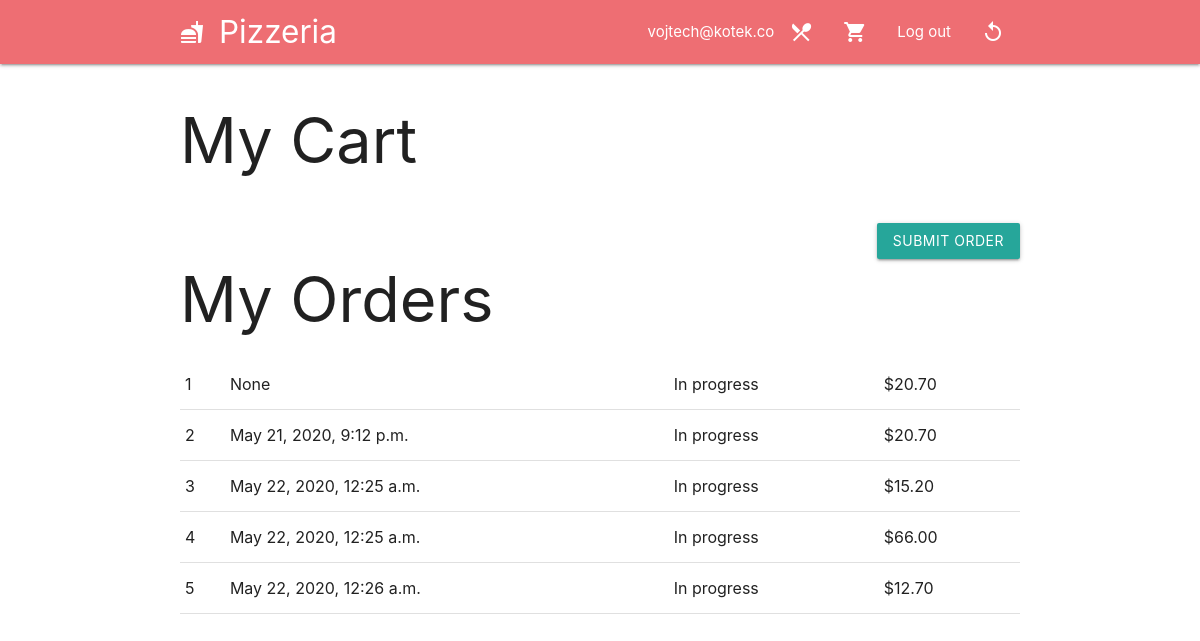
The page /cart (signed in) on the database as committed earlier.
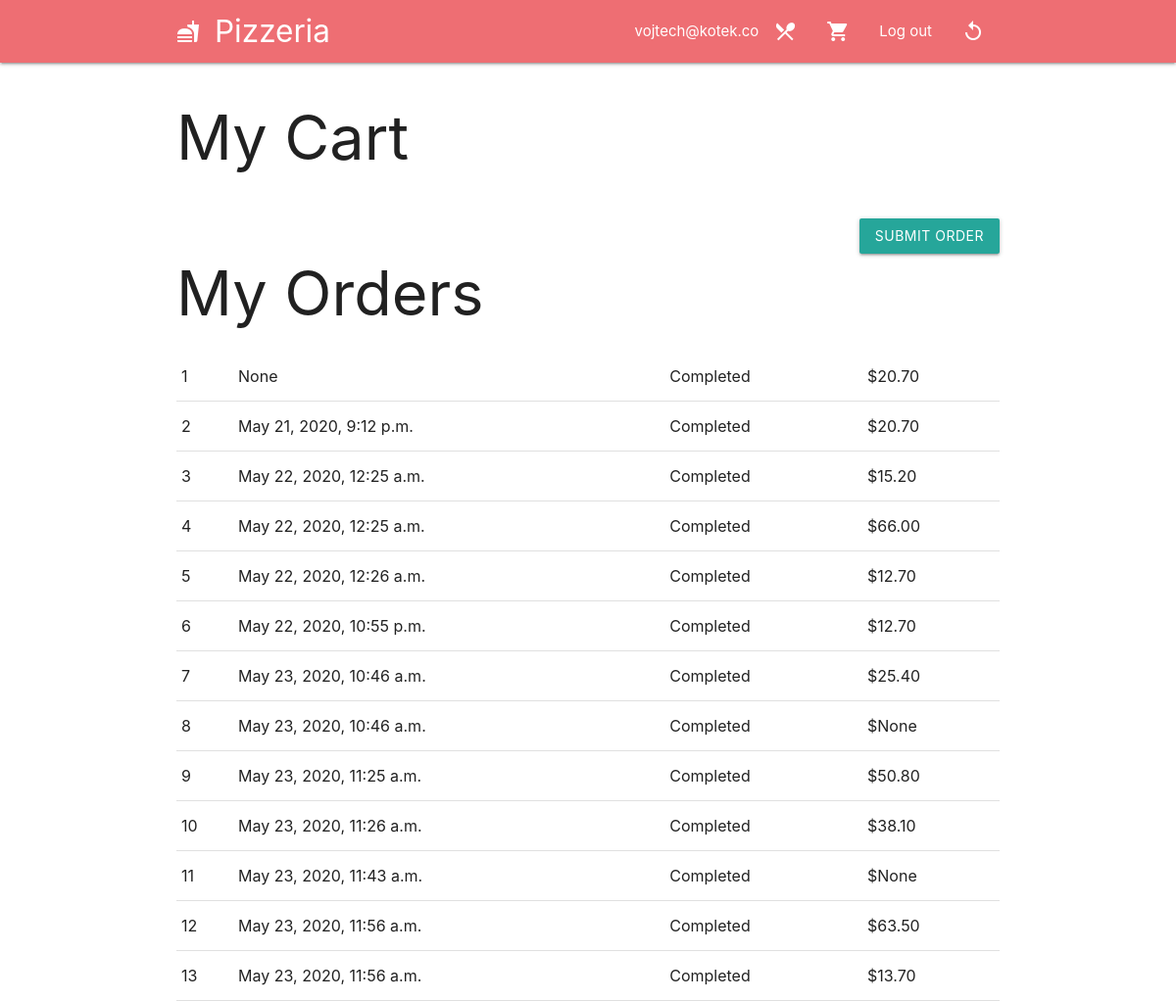
The same page on the database as committed later.
### eshop/models.py (models this page shows, shortened)
class Order(models.Model):
    customer = models.ForeignKey(settings.AUTH_USER_MODEL, on_delete=models.CASCADE)
    order_date = models.DateTimeField(null=True)
    payment_method = models.ForeignKey('PaymentMethod', on_delete=models.CASCADE, null=True)
    completed_date = models.DateTimeField(null=True)
    total_price = models.DecimalField(decimal_places=2, max_digits=5, null=True)

### eshop/views.py (the view)
# urls.py: path('cart', views.shopping_cart, name='cart'),
@login_required(login_url='/user/')
def shopping_cart(request):
    user_id = request.user.id
    cart = OrderLine.objects.filter(customer=user_id)
    orders = Order.objects.filter(customer_id=user_id)
    context = {
        'cart': cart,
        'orders': orders,
    }
    return render(request, 'eshop/cart.html', context)

### eshop/templates/eshop/cart.html (shortened to what this page needs)
{% extends "base.html" %}
{% block body %}
<h1>My Cart</h1>
<br>
<button class="btn right" id="submitOrder">Submit Order</button>
<h1>My Orders</h1>
<table id="orders-table" class="table">
{% for order in orders %}
<tr>
  <td>{{ order.id }}</td>
  <td>{{ order.order_date }}</td>
  <td>{% if order.completed_date %}Completed{% else %}In progress{% endif %}</td>
  <td>${{ order.total_price }}</td>
</tr>
{% endfor %}
</table>
{% endblock %}

### templates/base.html (shortened to what this page needs)
<html>
  <head>
    {% load static %}
    <link type="text/css" rel="stylesheet" href="{% static "css/materialize.css" %}"  media="screen,projection"/>
    <link type="text/css" rel="stylesheet" href="{% static "css/style.css" %}"  media="screen,projection"/>
  </head>
  <body>
  <nav>
      <div class="nav-wrapper container">
        <a href="/" class="brand-logo"><i class="material-icons">fastfood</i>Pizzeria</a>
        <ul class="right hide-on-med-and-down">
          {% if user.is_authenticated %}
            <li>{{ user }}</li>
          {% endif %}
          <li><a href="{% url 'eshop:menu' %}" title="Food menu"><i class="material-icons">restaurant_menu</i></a></li>
          {% if user.is_authenticated %}
            <li><a href="{% url 'eshop:cart' %}" title="Shopping cart"><i class="material-icons">local_grocery_store</i></a></li>
            <li><a href="{% url 'users:logout' %}" title="Log outt">Log out</a></li>
          {% else %}
            <li><a href="{% url 'users:user' %}" title="Log in">Log in</a></li>
            <li><a href="{% url 'users:register' %}" title="Sign up!">Register</a></li>
          {% endif %}
          {% if user.is_staff %}
            <li><a href="{% url 'kitchen:kitchen' %}" title="See orders"><i class="material-icons">replay</i></a></li>
          {% endif %}
        </ul>
      </div>
    </nav>
    <div class="container">
        {% block body %}
        {% endblock %}
    </div>
  </body>
</html>

Rows that differ between the two databases and show on the page:
changed Order id 1: completed_date "In progress" → "Completed"
changed Order "May 21, 2020, 9:12 p.m.": completed_date "In progress" → "Completed"
changed Order id 3: completed_date "In progress" → "Completed"
changed Order id 4: completed_date "In progress" → "Completed"
changed Order "May 22, 2020, 12:26 a.m.": completed_date "In progress" → "Completed"
added Order: id "6", order_date "May 22, 2020, 10:55 p.m.", shows "Completed", total_price "12.70"
added Order: id "7", order_date "May 23, 2020, 10:46 a.m.", shows "Completed", total_price "25.40"
added Order: id "8", order_date "May 23, 2020, 10:46 a.m.", shows "Completed", total_price "None"
added Order: id "9", order_date "May 23, 2020, 11:25 a.m.", shows "Completed", total_price "50.80"
added Order: id "10", order_date "May 23, 2020, 11:26 a.m.", shows "Completed", total_price "38.10"
added Order: id "11", order_date "May 23, 2020, 11:43 a.m.", shows "Completed", total_price "None"
added Order: id "12", order_date "May 23, 2020, 11:56 a.m.", shows "Completed", total_price "63.50"
added Order: id "13", order_date "May 23, 2020, 11:56 a.m.", shows "Completed", total_price "13.70"
